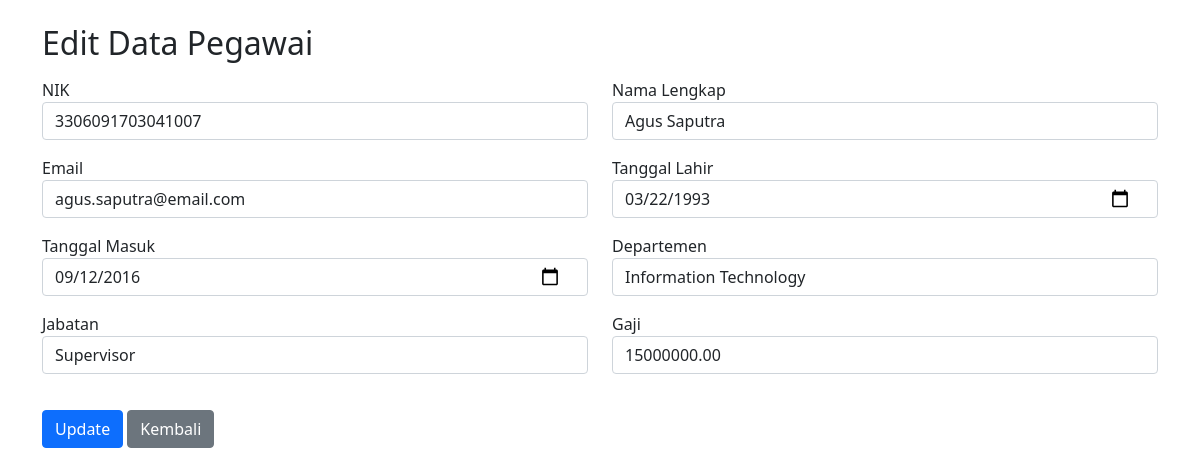
Page /employees/edit.php?id=8 (signed in) on the committed database.
### tables this page shows
CREATE TABLE `employees` (
  `emp_id` int(11) NOT NULL AUTO_INCREMENT,
  `nik` varchar(20) NOT NULL,
  `full_name` varchar(100) NOT NULL,
  `email` varchar(100) NOT NULL,
  `birth_date` date DEFAULT NULL,
  `hire_date` date DEFAULT NULL,
  `dept_id` int(11) DEFAULT NULL,
  `position_id` int(11) DEFAULT NULL,
  `salary` decimal(15,2) DEFAULT NULL,
  `created_at` timestamp NOT NULL DEFAULT current_timestamp(),
  `updated_at` timestamp NOT NULL DEFAULT current_timestamp() ON UPDATE current_timestamp(),
  PRIMARY KEY (`emp_id`),
  UNIQUE KEY `nik` (`nik`),
  UNIQUE KEY `email` (`email`),
  KEY `dept_id` (`dept_id`),
  KEY `position_id` (`position_id`),
  CONSTRAINT `employees_ibfk_1` FOREIGN KEY (`dept_id`) REFERENCES `departments` (`dept_id`),
  CONSTRAINT `employees_ibfk_2` FOREIGN KEY (`position_id`) REFERENCES `positions` (`position_id`)
);

CREATE TABLE `departments` (
  `dept_id` int(11) NOT NULL AUTO_INCREMENT,
  `dept_name` varchar(100) NOT NULL,
  `created_at` timestamp NOT NULL DEFAULT current_timestamp(),
  PRIMARY KEY (`dept_id`)
);

CREATE TABLE `positions` (
  `position_id` int(11) NOT NULL AUTO_INCREMENT,
  `position_name` varchar(100) NOT NULL,
  `salary_range_min` decimal(15,2) DEFAULT NULL,
  `salary_range_max` decimal(15,2) DEFAULT NULL,
  `created_at` timestamp NOT NULL DEFAULT current_timestamp(),
  PRIMARY KEY (`position_id`)
);

### employees/edit.php (the view, shortened to what this page needs)
<?php
$database = new Database();
$db = $database->getConnection();
if (isset($_GET['id'])) {
    $emp_id = $_GET['id'];
    $query = "SELECT e.*, d.dept_name, p.position_name
              FROM employees e
              LEFT JOIN departments d ON e.dept_id = d.dept_id
              LEFT JOIN positions p ON e.position_id = p.position_id
              WHERE e.emp_id = ?";
    $stmt = $db->prepare($query);
    $stmt->execute([$emp_id]);
    $employee = $stmt->fetch(PDO::FETCH_ASSOC);
    $dept_query = "SELECT * FROM departments ORDER BY dept_name";
    $pos_query = "SELECT * FROM positions ORDER BY position_name";
    $dept_stmt = $db->prepare($dept_query);
    $pos_stmt = $db->prepare($pos_query);
    $dept_stmt->execute();
    $pos_stmt->execute();
    $departments = $dept_stmt->fetchAll(PDO::FETCH_ASSOC);
    $positions = $pos_stmt->fetchAll(PDO::FETCH_ASSOC);
}
?>
<!DOCTYPE html>
<html>
<head>
    <link href="https://cdn.jsdelivr.net/npm/bootstrap@5.1.3/dist/css/bootstrap.min.css" rel="stylesheet">
</head>
<body>
    <div class="container mt-4">
        <h2>Edit Data Pegawai</h2>
        <form method="POST" class="mt-3">
            <div class="row">
                <div class="col-md-6 mb-3">
                    <label>NIK</label>
                    <input type="text" name="nik" class="form-control" value="<?php echo htmlspecialchars($employee['nik']); ?>" required>
                </div>
                <div class="col-md-6 mb-3">
                    <label>Nama Lengkap</label>
                    <input type="text" name="full_name" class="form-control" value="<?php echo htmlspecialchars($employee['full_name']); ?>" required>
                </div>
                <div class="col-md-6 mb-3">
                    <label>Email</label>
                    <input type="email" name="email" class="form-control" value="<?php echo htmlspecialchars($employee['email']); ?>" required>
                </div>
                <div class="col-md-6 mb-3">
                    <label>Tanggal Lahir</label>
                    <input type="date" name="birth_date" class="form-control" value="<?php echo $employee['birth_date']; ?>" required>
                </div>
                <div class="col-md-6 mb-3">
                    <label>Tanggal Masuk</label>
                    <input type="date" name="hire_date" class="form-control" value="<?php echo $employee['hire_date']; ?>" required>
                </div>
                <div class="col-md-6 mb-3">
                    <label>Departemen</label>
                    <select name="dept_id" class="form-control" required>
                        <?php foreach ($departments as $dept): ?>
                            <option value="<?php echo $dept['dept_id']; ?>"
                                <?php echo $dept['dept_id'] == $employee['dept_id'] ? 'selected' : ''; ?>>
                                <?php echo htmlspecialchars($dept['dept_name']); ?>
                            </option>
                        <?php endforeach; ?>
                    </select>
                </div>
                <div class="col-md-6 mb-3">
                    <label>Jabatan</label>
                    <select name="position_id" class="form-control" required>
                        <?php foreach ($positions as $pos): ?>
                            <option value="<?php echo $pos['position_id']; ?>"
                                <?php echo $pos['position_id'] == $employee['position_id'] ? 'selected' : ''; ?>>
                                <?php echo htmlspecialchars($pos['position_name']); ?>
                            </option>
                        <?php endforeach; ?>
                    </select>
                </div>
                <div class="col-md-6 mb-3">
                    <label>Gaji</label>
                    <input type="number" name="salary" class="form-control" value="<?php echo $employee['salary']; ?>" required>
                </div>
            </div>
            <div class="mt-3">
                <button type="submit" class="btn btn-primary">Update</button>
                <a href="index.php" class="btn btn-secondary">Kembali</a>
            </div>
        </form>
    </div>
</body>
</html>

### employees/edit.php (style rules this page uses)
input[type="date"] { position: relative; padding-right: 25px; }

### rows in the picture
employees: nik "3306091703041007", full_name "Agus Saputra", email "agus.saputra@email.com", birth_date "03/22/1993", hire_date "09/12/2016", dept_id "Information Technology", position_id "Supervisor", salary "15000000.00"
